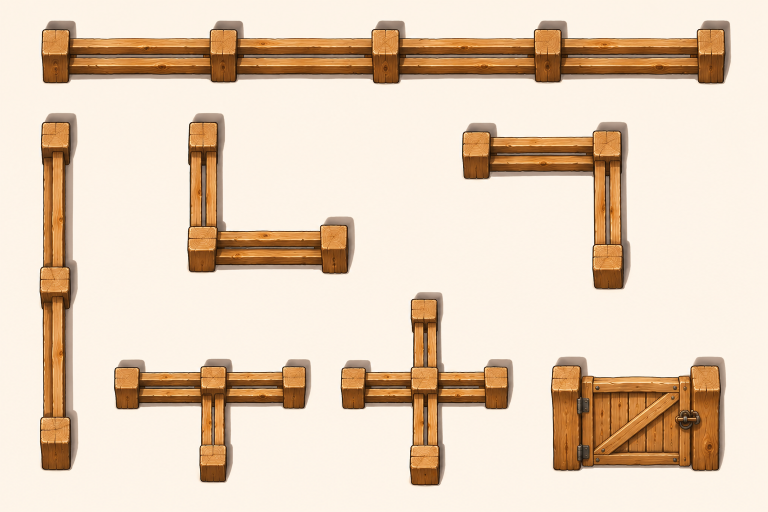
#> input picture assets-src/cerca-v3/kit.png, 1536 x 1024 px (shown at 1/2 size)
$ python extract-fence-v3.py
#> lines starting #> are read from the running program, lines starting #| are printed output that depends on the picture
#!/usr/bin/env python3
"""Cerca de madeira v3 e porteira (v0.93.96): kit do dono do produto (`assets-src/cerca-v3/kit.png`) → tira de 3 quadros + 5 poses da porteira.

O kit vem com fundo transparente e sem sombra (a primeira versão, sobre fundo creme, era recortada por saturação e perdia detalhes).
Peças usadas: trecho horizontal de cima (5 postes, 325 px entre postes = 1 célula), coluna de trilhos do trecho vertical da esquerda e a
porteira fechada (frente). A porteira abrir é feita aqui: a folha (entre os dois postes) encolhe na largura pelo cosseno do ângulo
(0°, 22,5°, 45°, 67,5°, 90°), presa na dobradiça da esquerda, com os postes fixos.

Saída (px por célula = 128; a escala do jogo é 32 px de mundo por célula):
  src/assets/fence.webp       tira de 3 quadros 128 × 144: 0 = horizontal (trilhos ← poste → trilhos), 1 = vertical (coluna de trilhos atrás do
                              poste), 2 = poste. Âncora (base do poste) em (64, 96); a coluna é centrada no poste (corte N/S na linha 75).
  src/assets/fence-gate.webp  5 poses 136 × 92 (base dos postes na linha 90); postes nas bordas da célula.
  src/assets/icon-block-fence.webp e icon-block-fence-gate.webp (64 × 64).
Uso: python3 scripts/extract-fence-v3.py   (depois python3 scripts/optimize-assets.py não é necessário: já sai em WebP)
"""
from pathlib import Path

import numpy as np
from PIL import Image

ROOT = Path(__file__).resolve().parent.parent
OUT = ROOT / 'src' / 'assets'
PITCH = 325
K = 128 / PITCH

# O kit já vem com alfa (fundo e sombra removidos pelo dono do produto): o alfa baixo (halo/brilho) é descartado e a borda suavizada.
raw = np.asarray(Image.open(ROOT / 'assets-src' / 'cerca-v3' / 'kit.png').convert('RGBA')).astype(np.float32)
alpha = np.clip((raw[..., 3] - 90) * 255 / (250 - 90), 0, 255)
#> alpha: shape (1024, 1536) float32; every value is 255
rgba = np.dstack([raw[..., :3], alpha]).astype(np.uint8)
# borda suave: 1 px de blur no alfa evita serrilhado depois da redução
KIT = Image.fromarray(rgba, 'RGBA')


def crop(box):
#> called with box = (741, 56, 801, 168)
    return KIT.crop(box)


def seamless(strip: Image.Image, period: int, overlap: int, axis: int) -> Image.Image:
#> called with period = 240, overlap = 28, axis = 1
    a = np.asarray(strip).astype(np.float32)
    if axis == 1:
        base, wrap = a[:, :period].copy(), a[:, period:period + overlap]
        t = np.linspace(0, 1, overlap)[None, :, None]
        base[:, :overlap] = wrap * (1 - t) + base[:, :overlap] * t
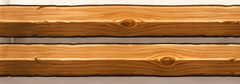
#> base: shape (84, 240, 4) float32; mean R, G, B, A 171.7, 119.6, 70.5, 255
    else:
        base, wrap = a[:period].copy(), a[period:period + overlap]
        t = np.linspace(0, 1, overlap)[:, None, None]
        base[:overlap] = wrap * (1 - t) + base[:overlap] * t
    return Image.fromarray(base.clip(0, 255).astype(np.uint8), 'RGBA')
#> returned value: PIL image 240x84 RGBA


def tile(strip: Image.Image, length: int, axis: int) -> Image.Image:
#> called with length = 325, axis = 1
    w, h = strip.size
#> w = 240; h = 84
    out = Image.new('RGBA', (length, h) if axis == 1 else (w, length), (0, 0, 0, 0))
#> out: PIL image 325x84 RGBA; every value is 0
    pos = 0
    while pos < length:
        out.alpha_composite(strip, (pos, 0) if axis == 1 else (0, pos))
        pos += w if axis == 1 else h
#> this loop made 2 passes
#> pos on passes 1 to 2: 240, 480
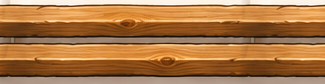
#> out: PIL image 325x84 RGBA; mean R, G, B, A 170.6, 119.1, 70.5, 255
#> after the loop, pos = 480
    return out


# ---- peças-fonte ---------------------------------------------------------------------------------------------------------------------
POST = crop((741, 56, 801, 168))           # poste do trecho horizontal (60 × 112); base em y = 109 do recorte, centro x = 30
POST_BASE = (30, 109)
rails_span = crop((801, 72, 1069, 156))    # trilhos entre dois postes (268 × 84)
RAIL_TOP = 72 - 168 + 109                   # linha dos trilhos relativa à base do poste (+ base em POST_BASE[1])
col_span = crop((90, 622, 131, 830))        # coluna vertical entre dois postes (41 × 208)

rails = tile(seamless(rails_span, 240, 28, 1), PITCH, 1)
col = tile(seamless(col_span, 180, 28, 0), PITCH, 0)
#> call 2 of seamless, with period = 180, overlap = 28, axis = 0
#> in seamless (call 2), `base[:overlap] = wrap * (1 - t) + base[:overlap] * t`:
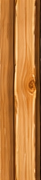
#> base: shape (180, 41, 4) float32; mean R, G, B, A 187.4, 121.7, 58.6, 255
#> in tile (call 2), `out = Image.new('RGBA', (length, h) if axis == 1 else (w, length), (0,..`: out: PIL image 41x325 RGBA; every value is 0
#> the loop in tile (call 2), `while pos < length:` made 2 passes
#> pos on passes 1 to 2: 180, 360

FW, FH, AX, AY = PITCH, 360, PITCH // 2, 270   # quadro-fonte em px da arte; poste centrado, base em AY


def frame() -> Image.Image:
    return Image.new('RGBA', (FW, FH), (0, 0, 0, 0))


def put_post(f: Image.Image) -> None:
    f.alpha_composite(POST, (AX - POST_BASE[0], AY - POST_BASE[1]))


horizontal = frame()
#> horizontal: PIL image 325x360 RGBA; every value is 0
horizontal.alpha_composite(rails, (0, AY - (168 - 72) + 0 - 0))
put_post(horizontal)
vertical = frame()
POST_MID = AY - 56                           # centro visual do poste
vertical.alpha_composite(col, (AX - col.width // 2, POST_MID - PITCH // 2))
put_post(vertical)
single = frame()
put_post(single)

FRAME = (128, 144)


def shrink(im: Image.Image) -> Image.Image:
    return im.resize((round(FW * K), round(FH * K)), Image.LANCZOS).crop((0, round((AY - 96 / K) * K) if False else 0, 128, 0 + 144))


def to_frame(im: Image.Image) -> Image.Image:
    # reduz e corta de modo que a base do poste caia em (64, 96)
    s = im.resize((round(FW * K), round(FH * K)), Image.LANCZOS)
    top = round(AY * K) - 96
    return s.crop((0, top, 128, top + 144))


strip = Image.new('RGBA', (384, 144), (0, 0, 0, 0))
#> strip: PIL image 384x144 RGBA; every value is 0
for i, im in enumerate((horizontal, vertical, single)):
    strip.alpha_composite(to_frame(im), (i * 128, 0))
#> this loop made 3 passes
#> pass 1, in to_frame, `s = im.resize((round(FW * K), round(FH * K)), Image.LANCZOS)`:
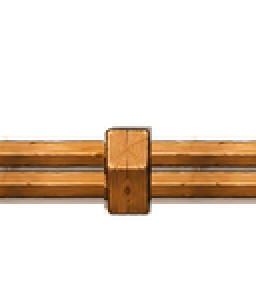
#> s: PIL image 128x142 RGBA (shown 2 times larger); mean R, G, B, A 46.2, 32.5, 20.4, 63.1; transparent parts drawn white
#> after the loop:
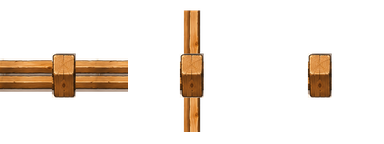
#> strip: PIL image 384x144 RGBA; mean R, G, B, A 26.9, 18.5, 10.7, 36.2; transparent parts drawn white
strip.save(OUT / 'fence.webp', 'WEBP', quality=90, method=6)


def icon(im: Image.Image, name: str) -> None:
#> called with name = 'icon-block-fence.webp'
    bb = im.getchannel('A').point(lambda v: 255 if v > 20 else 0).getbbox()
#> bb = (0, 161, 325, 273)
    im = im.crop(bb)
    k = 56 / max(im.size)
#> k = 0.172
    im = im.resize((max(1, round(im.width * k)), max(1, round(im.height * k))), Image.LANCZOS)
#> im: PIL image 56x19 RGBA
    c = Image.new('RGBA', (64, 64), (0, 0, 0, 0))
#> c: PIL image 64x64 RGBA; every value is 0
    c.alpha_composite(im, ((64 - im.width) // 2, (64 - im.height) // 2))
    c.save(OUT / name, 'WEBP', quality=90, method=6)


icon(horizontal, 'icon-block-fence.webp')

# ---- porteira: folha encolhe presa à dobradiça da esquerda ---------------------------------------------------------------------------
G_TOP, G_BASE = 712, 940
left_post = crop((1103, G_TOP, 1165, G_BASE))
right_post = crop((1383, G_TOP, 1445, G_BASE))
panel = crop((1163, G_TOP, 1385, G_BASE))
GW = 345
gate_w = 136
gate_h = round((G_BASE - G_TOP) * K) + 4
poses = []
for ang in (0, 22.5, 45, 67.5, 90):
    f = Image.new('RGBA', (GW, G_BASE - G_TOP), (0, 0, 0, 0))
    cw = max(8, round(panel.width * np.cos(np.radians(ang))))
    p = panel.resize((cw, panel.height), Image.LANCZOS)
    if ang:                                   # escurece um pouco quanto mais aberta (some de frente)
        a = np.asarray(p).astype(np.float32)
        a[..., :3] *= 1 - 0.25 * (ang / 90)
        p = Image.fromarray(a.clip(0, 255).astype(np.uint8), 'RGBA')
    f.alpha_composite(p, (60, 0))             # dobradiça = x 60 (borda esquerda da folha dentro do quadro de 345)
    f.alpha_composite(left_post, (0, 0))
    f.alpha_composite(right_post, (GW - right_post.width, 0))
    poses.append(f)
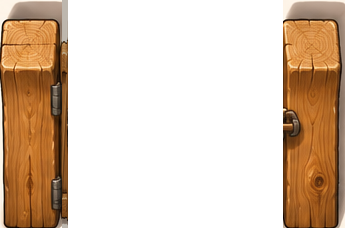
#> f: PIL image 345x228 RGBA; mean R, G, B, A 62.1, 41.2, 22.2, 96.1; transparent parts drawn white
#> after the loop, poses = 5 items
gate_strip = Image.new('RGBA', (gate_w * 5, gate_h), (0, 0, 0, 0))
#> gate_strip: PIL image 680x94 RGBA; every value is 0
for i, f in enumerate(poses):
    s = f.resize((round(f.width * K), round(f.height * K)), Image.LANCZOS)
    gate_strip.alpha_composite(s, (i * gate_w + (gate_w - s.width) // 2, 0))
    if i == 0:
        icon(f, 'icon-block-fence-gate.webp')
#> this loop made 5 passes
#> (bb in icon, k in icon) on pass 1: ((0, 0, 345, 228), 0.162)
#> pass 1, in icon (call 2), `im = im.resize((max(1, round(im.width * k)), max(1, round(im.height * ..`:
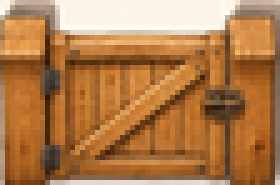
#> im: PIL image 56x37 RGBA (shown 5 times larger); mean R, G, B, A 176.4, 124, 75.4, 254.1; transparent parts drawn white
gate_strip.save(OUT / 'fence-gate.webp', 'WEBP', quality=90, method=6)
print('cerca:', strip.size, ' porteira:', gate_strip.size, ' base dos postes na linha', round((G_BASE - G_TOP) * K))
#| cerca: (384, 144)  porteira: (680, 94)  base dos postes na linha 90
